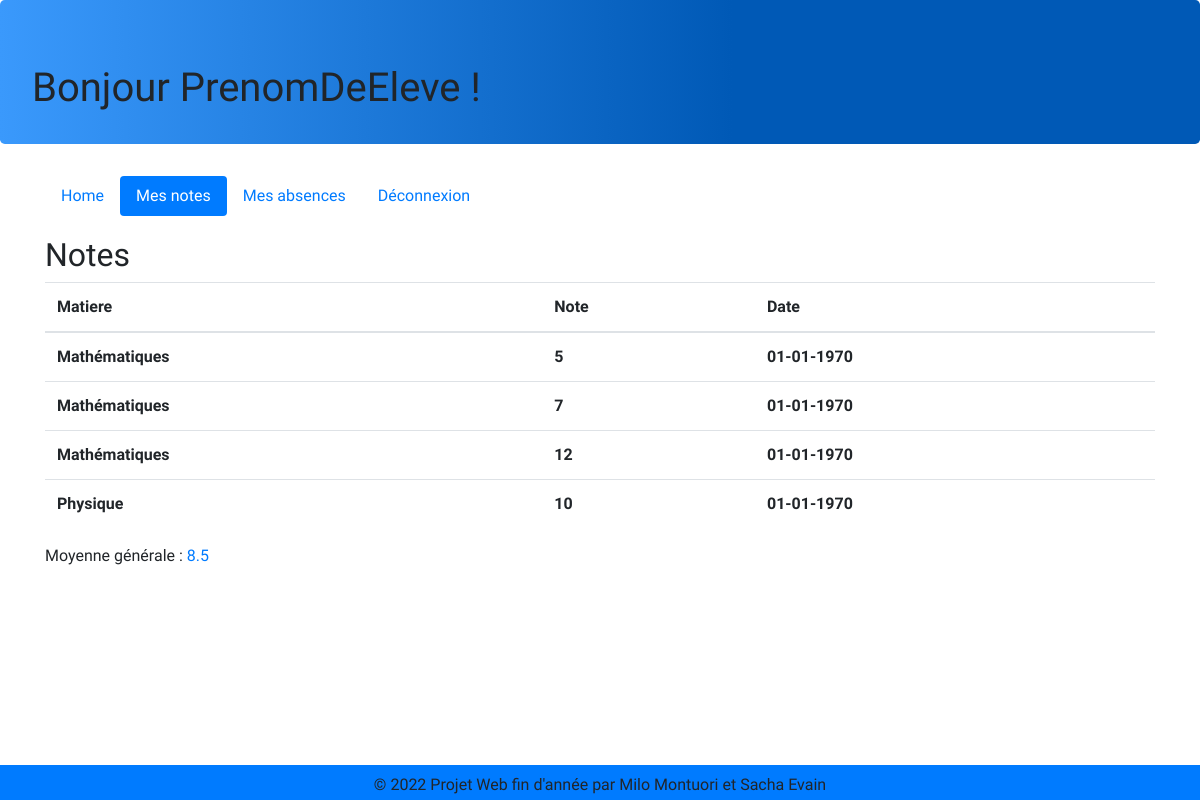
The page /notes.php (signed in) on the database as committed earlier.
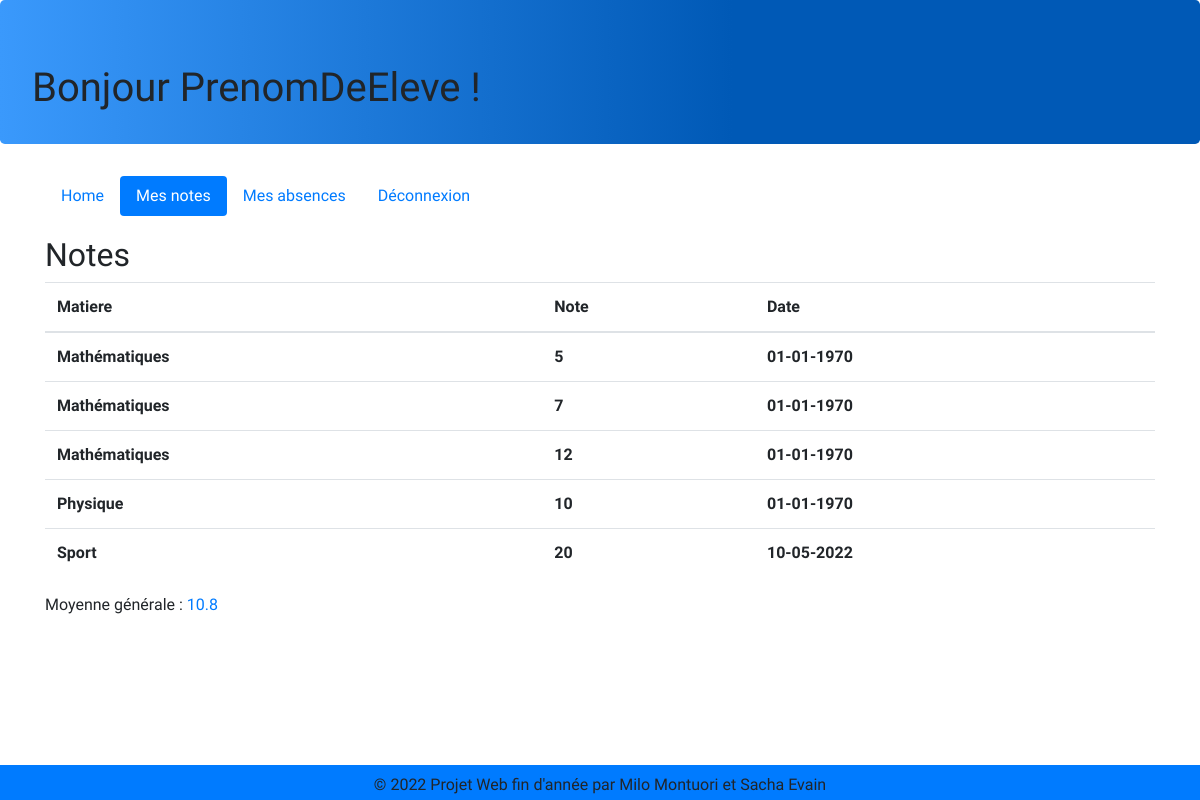
The same page on the database as committed later.
### tables this page shows
CREATE TABLE `notes` (
  `idNote` int(11) NOT NULL,
  `idEleve` int(11) NOT NULL,
  `idMatiere` int(11) NOT NULL,
  `note` int(11) NOT NULL,
  `noteDate` date DEFAULT NULL
);

CREATE TABLE `matiere` (
  `matiereID` int(11) NOT NULL,
  `nomMatiere` varchar(64) NOT NULL
);

### notes.php (the view)
<!DOCTYPE html>
<html>
<head>
	<?php include("includes/head.php");?>
</head>
<body>
<?php include("includes/top.php");?>
<?php include("includes/navigation.php");?>
<div class="container" id="main-content">
	<h2>Notes</h2>
	<?php
		require("./backend/connectDB.php");
		$request = "SELECT * FROM notes INNER JOIN matiere ON  matiere.matiereID = notes.idMatiere WHERE idEleve = '".$_SESSION['id']."' ";
		$resultat =mysqli_query($connexion,$request);
		if(mysqli_num_rows($resultat) > 0)
		{ ?>
			<table class="table table-hover">
			<thead>
				<tr>
					<th scope="col">Matiere</th>
					<th scope="col">Note</th>
					<th scope="col">Date</th>
				</tr>
			</thead>
			<?php
				$moy = 0;
				while($row = mysqli_fetch_array($resultat)){
					$moy += $row["note"];
			?>
					<tr>
						<th><?php echo $row["nomMatiere"];?></th>
						<th><?php echo $row["note"]; ?></th>
						<th><?php echo date('d-m-Y', strtotime($row["noteDate"])) ; ?></th>
					</tr>
			<?php
				}
			?>
			</table>
		<?php
		echo "<p>Moyenne générale :  <a style='color: #007bff;' >".round(($moy/mysqli_num_rows($resultat)),2)."</a></p>";
		}
		else{
			echo "<p> Vous n'avez pas de notes. </p>";
		}
		?>
</div>
<?php include("includes/footer.php");?>
</body>
</html>

### includes/head.php (shortened to what this page needs)
<link rel="stylesheet" type="text/css" href="https://maxcdn.bootstrapcdn.com/bootstrap/4.0.0/css/bootstrap.min.css">
<link rel="stylesheet" type="text/css" href="static/style.css">

### includes/top.php (shortened to what this page needs)
<div class="jumbotron">
<?php
	if(isset($_SESSION['name'])){
		$name = $_SESSION['name'];
		?>
		<h1>Bonjour <?php echo $name;?> !</h1>
	<?php
	}
	else{?>
		<h1>Bienvenue sur PhpAurion !</h1>
	<?php
	}
?>
</div>

### includes/navigation.php (shortened to what this page needs)
<div class="container">
	<ul class="nav nav-pills">
		<li class="nav-item">
			<a class="nav-link <?php if (basename($_SERVER['PHP_SELF']) == "index.php") {?>active<?php }?>" href="index.php">Home</a>
		</li>
		<?php
		if (isset($_SESSION["name"])){
			if (isset($_SESSION["prof"]) && ($_SESSION["prof"] == 0)){
			?>
				<li class="nav-item">
					<a class="nav-link <?php if (basename($_SERVER['PHP_SELF']) == "notes.php") {?>active<?php }?>" href="notes.php">Mes notes</a>
				</li>
				<li class="nav-item">
					<a class="nav-link <?php if (basename($_SERVER['PHP_SELF']) == "absences.php") {?>active<?php }?>" href="absences.php">Mes absences</a>
				</li>
			<?php
			}
			?>
			<li class="nav-item">
				<a class="nav-link" href="backend/logout.php">Déconnexion</a>
			</li>
		<?php
		}
		?>
	</ul>
</div>

### includes/footer.php
<footer class="py-2 footer-copyright text-center">
	&copy; <?php echo date("Y");?> Projet Web fin d'année par Milo Montuori et Sacha Evain
</footer>

### static/style.css (style rules this page uses)
body { font-family: 'Josefin Sans', sans-serif; }
#main-content { margin-top:20px; }
.jumbotron { height: 9em; background: rgb(58,153,252); background: linear-gradient(90deg, rgba(58,153,252,1) 0%, rgba(0,89,182,1) 61%); }
footer { position: fixed; height: 35px; background-color: #007bff; bottom: 0px; left: 0px; right: 0px; margin-bottom: 0px; }

Rows that differ between the two databases and show on the page:
added notes: idMatiere.nomMatiere "Sport", note "20", noteDate "10-05-2022"
Other text that changed with them:
$moy/mysqli_num_rows($resultat): "8.5" → "10.8"
